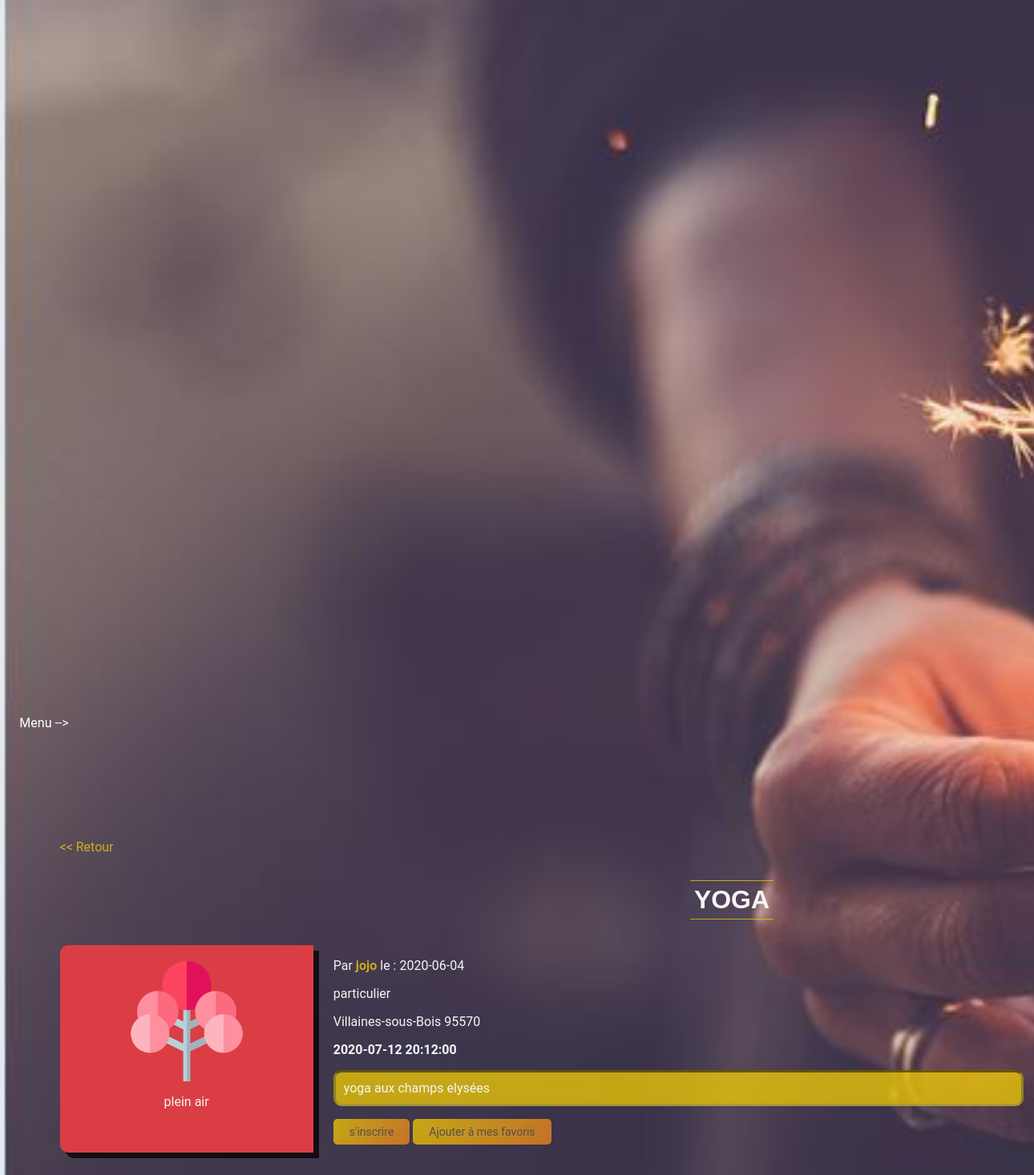
Page /php/detailsEvent.php?id_evenement=47 (signed in) on the earlier database version.
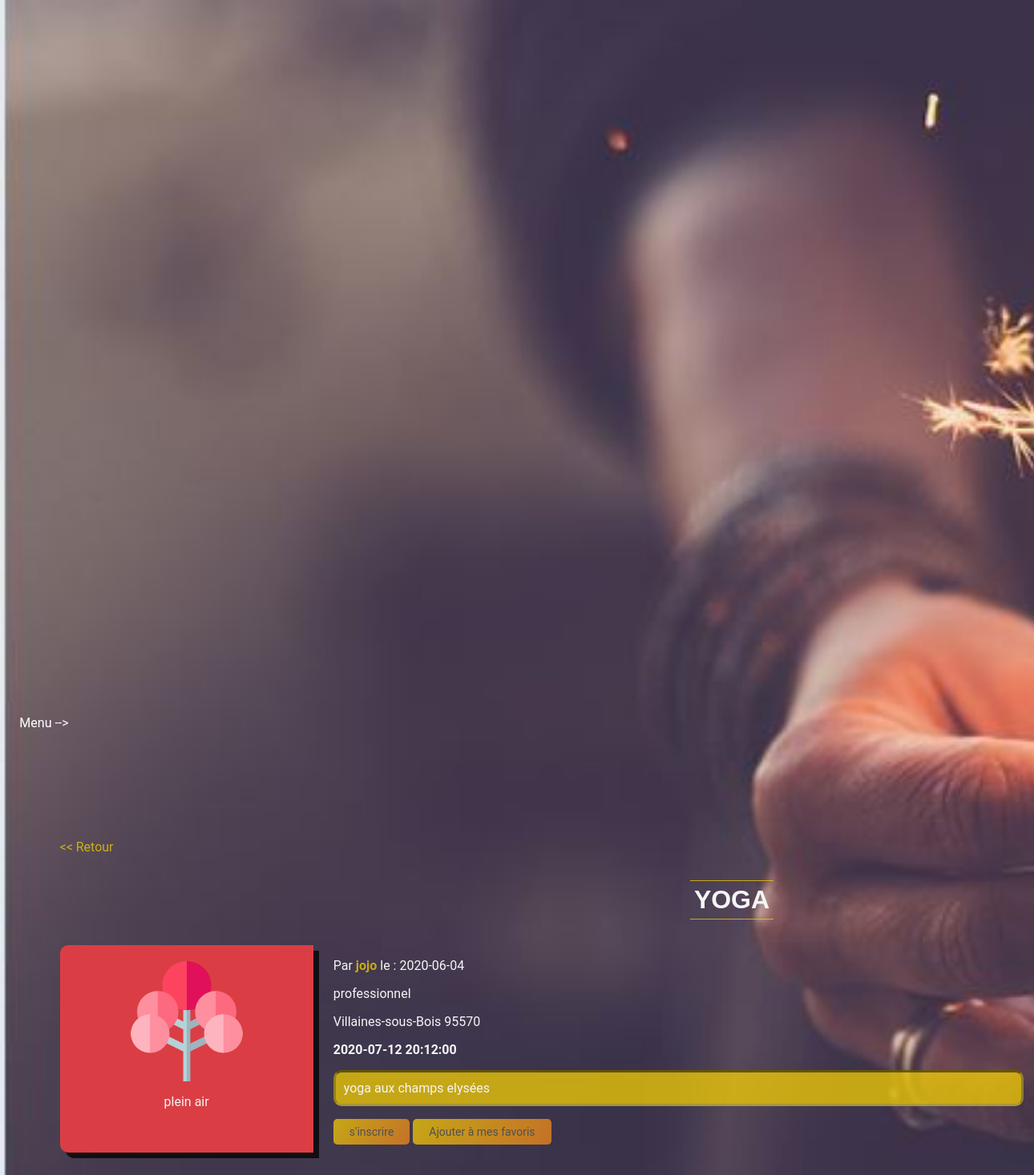
Same page on the later database version.
### tables this page shows
CREATE TABLE `evenements` (
  `id_evenement` int(11) NOT NULL,
  `id_utilisateur` int(11) NOT NULL,
  `date_poste` datetime NOT NULL DEFAULT CURRENT_TIMESTAMP,
  `description` text NOT NULL,
  `date_evenement` datetime NOT NULL,
  `titre_evenement` varchar(250) NOT NULL,
  `id_karma` int(11) DEFAULT NULL,
  `id_categorie` int(11) DEFAULT NULL,
  `adresse` varchar(250) NOT NULL,
  `code_postal` int(5) NOT NULL,
  `commune` varchar(250) NOT NULL,
  `y` float DEFAULT NULL,
  `x` float DEFAULT NULL
);

CREATE TABLE `utilisateurs` (
  `id_utilisateur` int(11) NOT NULL,
  `prenom` varchar(100) NOT NULL,
  `nom` varchar(100) NOT NULL,
  `date_naissance` date NOT NULL,
  `adresse` varchar(250) NOT NULL,
  `code_postale` int(5) NOT NULL,
  `pays` varchar(100) NOT NULL,
  `telephone` int(10) NOT NULL,
  `mail` varchar(250) NOT NULL,
  `pseudo` varchar(100) NOT NULL,
  `mot_de_passe` varchar(255) NOT NULL,
  `type_utilisateur` varchar(50) NOT NULL,
  `ville` varchar(200) NOT NULL,
  `date_creation_utilisateur` datetime DEFAULT CURRENT_TIMESTAMP,
  `karma` decimal(4,2) DEFAULT '0.00'
);

CREATE TABLE `categorie_evenements` (
  `id_categorie` int(11) NOT NULL,
  `nom_categorie` varchar(100) NOT NULL
);

### php/detailsEvent.php (the view, shortened to what this page needs)
<?php
require("headerConnect.php");
$id_evenement =$_GET['id_evenement'];
?>
<!DOCTYPE html>
<html lang="fr">
<head>
    <link rel="stylesheet" href="../assets/css/events.css"/>
    <?php
    $reponse = $bdd->query('SELECT ut.* ,ev.id_evenement, ev.titre_evenement, ev.id_utilisateur,  ev.adresse, ev.code_postal, ev.commune,  ev.date_evenement,DATE(ev.date_poste) as date_poste
    ,ev.description, ce.* FROM evenements as ev left join utilisateurs as ut
    on ev.id_utilisateur= ut.id_utilisateur left join categorie_evenements as ce on ce.id_categorie = ev.id_categorie
    where ev.id_evenement ="'.$id_evenement.'"');
    $donnees = $reponse->fetchAll();
    for ($i = 0; $i < sizeof($donnees); $i++) {
    ?>
    <section class="fond" id="trie">
        <a href="events.php"> << Retour</a>
        <div class="listOfEvent">
            <div class="centerH3">
                <h3 class="titleOfEvent"><?php echo $donnees[$i]['titre_evenement']; ?> </h3>
            </div>
            <ul class="collectionItem">
                <div class="pictureEvent1">
                    <img id="imgTree" src="../assets/images/arbre_icon.png"/>
                    <p><?php echo $donnees[$i]['nom_categorie']; ?></p>
                </div>
                <div class="pictureEvent">
                    <div class="gauche">
                        <p><?php echo "Par " ?> <b><a
                                    href="userProfil.php?id_user= <?php echo $donnees[$i]['id_utilisateur'] ?>"> <?php echo $donnees[$i]['pseudo'] ?></a></b>
                            le : <?php echo $donnees[$i]['date_poste'] ?></p>
                        <p><?php echo $donnees[$i]['type_utilisateur']; ?></p>
                        <p><?php echo $donnees[$i]['commune'] . " " . $donnees[$i]['code_postal']; ?></p>
                        <p><b> <?php echo $donnees[$i]['date_evenement']; ?></b></p>
                    </div>
                    <p class="description"><?php echo $donnees[$i]['description']; ?></p>
                    <?php
                    if (isset($_SESSION['id_name']) && isset($donnees[$i]['id_evenement'])) {
                        $req = $bdd->prepare('SELECT id_utilisateur, id_evenement FROM inscription_evenements WHERE id_utilisateur = :id_utilisateur AND id_evenement = :id_evenement');
                        $req->execute(array(
                            'id_utilisateur' => $_SESSION['id_name'],
                            'id_evenement' => $donnees[$i]['id_evenement'],
                        ));
                        $resultat = $req->fetch();
                        if ($donnees[$i]['id_utilisateur'] !== $_SESSION['id_name'] && $_SESSION['type_utilisateur'] == "particulier" && !$resultat) {
                            ?>
                            <a class="inputListOfEvent"
                               href="../controllers/subscribeEvent.php?id_evenement= <?php echo $donnees[$i]['id_evenement']; ?>">s'inscrire </a>
                            <?php
                        }
                    }
                    if (isset($donnees[$i]['id_utilisateur'], $_SESSION['id_name'])) {
                        $reponse = $bdd->prepare('SELECT id_utilisateur, id_evenement FROM favoris where id_utilisateur = :id_utilisateur AND id_evenement = :id_evenement');
                        $reponse->execute(array(
                            'id_evenement' => $donnees[$i]['id_evenement'],
                            'id_utilisateur' => $_SESSION['id_name']
                        ));
                        $mesDonnees = $reponse->fetch();
                        if ($donnees[$i]['id_utilisateur'] !== $_SESSION['id_name'] && !$resultat && !$mesDonnees && $_SESSION['type_utilisateur'] == "particulier") {
                            ?>
                            <a class="inputListOfEvent"
                               href="../controllers/addToMyFav.php?id_evenement= <?php echo $donnees[$i]['id_evenement']; ?>">Ajouter
                                à
                                mes favoris </a>
                            <?php
                        }
                    }
                    ?>
                </div>
            </ul>
        </div>
        <?php
    }
    ?>
    </section>
</head>
<body>

Differences in the rows shown:
changed through a linked row, evenements "YOGA": id_utilisateur.type_utilisateur "particulier" → "professionnel"
